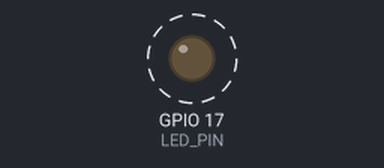
Simulated run of this sketch. Board: ESP32. Shown: output pins drawn as LEDs (lit = HIGH). Dashed ring = blinking. What the sketch prints to the serial monitor is not drawn. At 35.0 s the program puts the board to deep sleep or switches it off; the recording ends there.

Above: at 30.05 s.
Timing chart, 0 to 33.0 s (numbered marks = the images above):
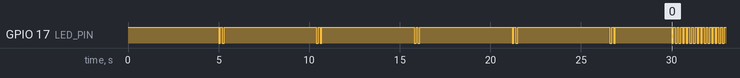

The sketch:

testOTAbyWifi.ino
```cpp
#include <WiFi.h>
#include <WiFiClient.h>
#include <WebServer.h>
#include <Update.h>
#include <WiFiAP.h>
#include "softAp.h"
#include "updateServer.h"

#define ms_TO_uS_FACTOR 1000ULL
unsigned long loopStartTime;

void setup(void) {
  Serial.begin(115200);

  // initialize digital pin LED_BUILTIN as an output.
  pinMode(LED_PIN, OUTPUT);
  digitalWrite(LED_PIN, HIGH);

  if(isFirstBoot){
    Serial.println("Fisrt boot -- check firmware updates");
    startSoftAp();
    if (isNeedToUpdate) startUpdateServer();
    closeSoftAP();
    isFirstBoot = false;
  }else{
    Serial.println("Not fisrt boot -- skip firmware updates check");
  }

  loopStartTime = millis();
}


void loop(void) {
  digitalWrite(LED_PIN, LOW);  // turn the LED on (HIGH is the voltage level)
  delay(100);                      // wait for a second
  digitalWrite(LED_PIN, HIGH);   // turn the LED off by making the voltage LOW
  delay(100);

  if ((millis() - loopStartTime) >= 5000){
    Serial.println("Trigger sleep");
    delay(2);
    esp_sleep_enable_timer_wakeup(1 * 1000 * ms_TO_uS_FACTOR);  // 1 sec
    esp_deep_sleep_start();
  }
}
```

setting.h
```cpp
#ifndef SETTING_H
#define SETTING_H

#define LED_PIN 17
// This status will only keep when light/deep sleep (reset will clean the status)
RTC_DATA_ATTR bool isFirstBoot = true;
bool isNeedToUpdate = false;

void quickShine(){
  digitalWrite(LED_PIN, LOW);  // turn the LED on (HIGH is the voltage level)
  delay(100);                      // wait for a second
  digitalWrite(LED_PIN, HIGH);   // turn the LED off by making the voltage LOW
  delay(100);
  digitalWrite(LED_PIN, LOW);  // turn the LED on (HIGH is the voltage level)
  delay(100);                      // wait for a second
  digitalWrite(LED_PIN, HIGH);   // turn the LED off by making the voltage LOW
  delay(100);
}

#endif
```

softAp.h
```cpp
#include "setting.h"
#define AP_TIMEOUT_MS 30000  // 30 sec

WebServer server(80);
const char* ssid = "ESP32";

void scanConnectedForMS(int countDownTime){
  unsigned long startTime = millis();
  unsigned long printTimer = startTime;
  int printTimerInterval = 5000; // ms
  while(1){
    // check is over time or not
    if ( (millis() - startTime) > countDownTime){
      Serial.println("Not client connected, closing the AP...");
      break;
    }

    // do one wifi scan
    int numDevices = WiFi.softAPgetStationNum();

    // print status
    if ((millis() - printTimer) >= printTimerInterval){
      Serial.print("Number of devices found: ");
      Serial.println(numDevices);
      Serial.println("remain sec of AP : " + String( (countDownTime - (millis() - startTime))/1000.f ) );
      quickShine();
      printTimer = millis();
    }
    // check the num of connected
    if (numDevices != 0){
      // escape the while loop
      Serial.print("Setup update service...");
      isNeedToUpdate = true;
      break;
    }
    // delay a little bit for next scan
    delay (10);
  }
}


/* Init soft ap service and show basic info*/
void startSoftAp(){
  // create a soft ip
  if (!WiFi.softAP(ssid)) {
    log_e("Soft AP creation failed.");
    while(1);
  }
  // Set static IP after created
  IPAddress AP_LOCAL_IP(192, 168, 1, 168);
  IPAddress AP_GATEWAY_IP(192, 168, 1, 4);
  IPAddress AP_NETWORK_MASK(255, 255, 255, 0);
  if (!WiFi.softAPConfig(AP_LOCAL_IP, AP_GATEWAY_IP, AP_NETWORK_MASK)) {
    Serial.println("AP Config Failed");
    return;
  }
  // show current
  IPAddress myIP = WiFi.softAPIP();
  Serial.print("AP IP address: ");
  Serial.println(myIP);

  // open ap for a short time
  scanConnectedForMS(AP_TIMEOUT_MS);
}

/* we don't need to turn off after firmware updated */
/* system will automatically restart */
void closeSoftAP(){
  // turn off SoftAP
  WiFi.softAPdisconnect(true);
}
```

updateServer.h
```cpp
#include "setting.h"

const char* serverIndex =
/*--- css  ---*/
"<style>"
  "#progress_bar_container { display: none; }" // 初始隱藏進度條
"</style>"

/*--- html  ---*/
"<div id='upload_form_container'>"
  "<form id='upload_form' enctype='multipart/form-data' method='post'>"
    "<input type='file' name='update' id='file'>"
    "<input type='submit' value='Update'>"
  "</form>"
"</div>"
"<div id='progress_bar_container'>" // 包裹進度條的容器
  "<progress id='progress_bar' max='100' value='0'></progress>"
  "<div id='progress'></div>"
  "<div id='msg'></div>"
"</div>"

/*--- js ---*/
"<script>"
  // 監聽表單提交事件
  "document.getElementById('upload_form').addEventListener('submit', function(event) {"
    // 取得文件輸入元素
    "var fileInput = document.getElementById('file');"
    // 取得第一個選取的文件
    "var file = fileInput.files[0];"
    // 建立 FormData 物件，將文件加入並設定名稱為 'update'
    "var formData = new FormData();"
    "formData.append('update', file, file.name);"

    // 建立 XMLHttpRequest 物件
    "var xhr = new XMLHttpRequest();"
    // 開啟一個 POST 請求，目標 URL 為 '/update'
    "xhr.open('POST', '/update', true);"

    // 監聽上傳進度事件
    "xhr.upload.addEventListener('progress', function(event) {"
      // 若能計算上傳進度
      "if (event.lengthComputable) {"
        // 計算並顯示上傳進度百分比
        "var percentComplete = event.loaded / event.total;"
        // text
        "document.getElementById('progress').textContent = Math.round(percentComplete * 100) + '%';"
        // progress bar
        "document.getElementById('progress_bar').value = Math.round(percentComplete * 100);"
        "if (percentComplete == 1) {"
          "document.getElementById('progress').textContent = 'Upload finished! Device will auto restart. You can close the window now.';"
          "document.getElementById('msg').textContent = 'Dont forget to press reset button after you disconnect from wifi named ESP32!';"
        "}"
      "}"
    "});"

    // 監聽上傳完成事件
    "xhr.addEventListener('load', function(event) {"
      // 當上傳完成時輸出訊息
      "console.log('Upload complete');"
    "});"

    // 發送 HTTP 請求，傳送 FormData 物件
    "xhr.send(formData);"

    // 顯示進度條容器
    "document.getElementById('progress_bar_container').style.display = 'block';"

    // 阻止預設的表單提交行為
    "event.preventDefault();"
  "}, false);"  // 冒泡階段（Bubble Phase）(default)
"</script>";


void startUpdateServer(){
  /*return index page which is stored in serverIndex */
  server.on("/", HTTP_GET, []() {
    server.sendHeader("Connection", "close");
    server.send(200, "text/html", serverIndex);
  });
  /*handling uploading firmware file */
  server.on("/update", HTTP_POST, []() {
    server.sendHeader("Connection", "close");
    server.send(200, "text/plain", (Update.hasError()) ? "FAIL" : "OK");
    isFirstBoot = false;
    ESP.restart();
  }, []() {
    HTTPUpload& upload = server.upload();
    if (upload.status == UPLOAD_FILE_START) {
      Serial.printf("Update: %s\n", upload.filename.c_str());
      if (!Update.begin(UPDATE_SIZE_UNKNOWN)) { //start with max available size
        Update.printError(Serial);
      }
    } else if (upload.status == UPLOAD_FILE_WRITE) {
      /* flashing firmware to ESP*/
      if (Update.write(upload.buf, upload.currentSize) != upload.currentSize) {
        Update.printError(Serial);
      }
    } else if (upload.status == UPLOAD_FILE_END) {
      if (Update.end(true)) { //true to set the size to the current progress
        Serial.printf("Update Success: %u\nRebooting...\n", upload.totalSize);
      } else {
        Update.printError(Serial);
      }
    }
  });
  server.begin();

  // handle web requests
  while(1){
    server.handleClient();
    delay(1);
    // This loop will be break when
    //    1. firmware is uploaded then triggered the restart
    //    2. reset been pressed or power off
  }
}
```

Measured:
- by itself, GPIO 17 (LED_PIN): HIGH → LOW at 5.0 s, → HIGH 0.10 s later, → LOW 0.10 s later, → HIGH 0.10 s later, … (70 changes in this stretch)
